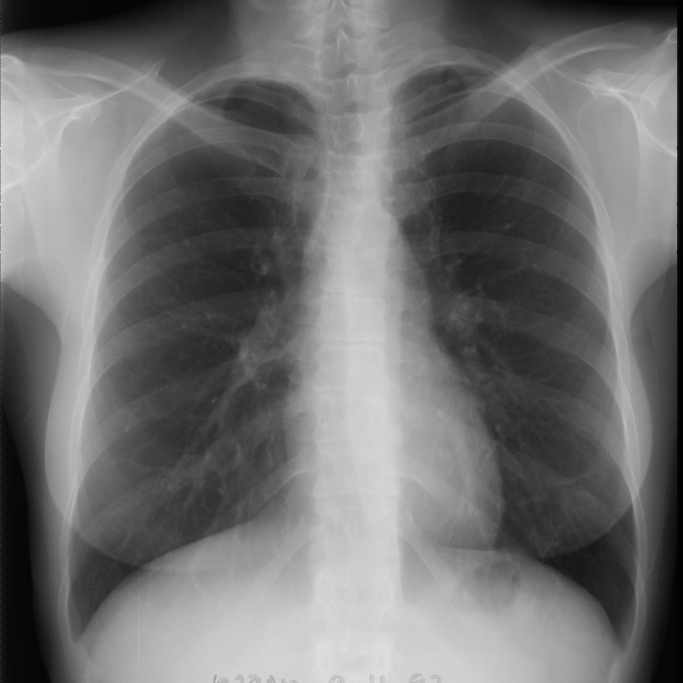
#> input picture images-base/JPCNN001.png, 2048 x 2048 px, found by its file name (shown at 1/3 size)
$ python main.py
#> lines starting #> are read from the running program, lines starting #| are printed output that depends on the picture; after the words box and inside, x2 and y2 are one past the last pixel; in counts of white or black regions, pixels touching at a corner belong together
#> further down, image is the input picture: shape (2048, 2048, 3); min 0, max 255, mean 112.2
### binarization/functions.py
from skimage.morphology import *
import copy
import cv2;

def binarização(img_real):
  img = copy.deepcopy(img_real)

  # ENCONTRANDO SUBÁREAS PARA ANÁLISE
  sub_img1 = img[680:820, 620:760]
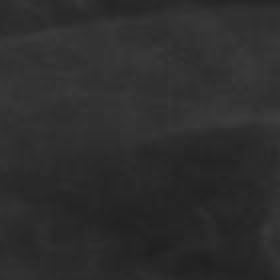
#> sub_img1: shape (140, 140, 3) (shown 2 times larger); min 31, max 60, mean 45.1
  sub_img2 = img[260:400, 760:900]
  sub_img3 = img[540:680, 760:900]
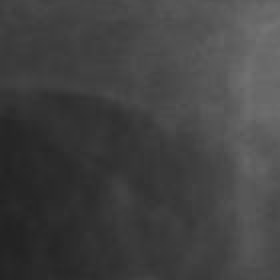
#> sub_img3: shape (140, 140, 3) (shown 2 times larger); min 34, max 115, mean 65.7
  sub_img4 = img[400:540, 900:1040]
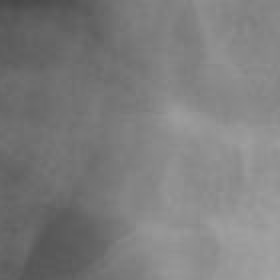
#> sub_img4: shape (140, 140, 3) (shown 2 times larger); min 72, max 163, mean 124.6
  sub_img5 = img[540:680, 1040:1180]
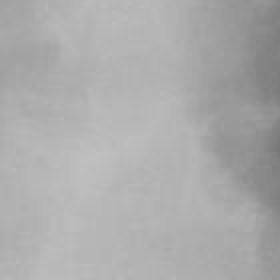
#> sub_img5: shape (140, 140, 3) (shown 2 times larger); min 119, max 191, mean 171
  sub_img6 = img[400:540, 1180:1320]
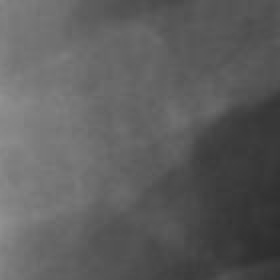
#> sub_img6: shape (140, 140, 3) (shown 2 times larger); min 45, max 145, mean 93.7

  grayScaleAreas = sorted([
    round(sub_img1.mean()),
    round(sub_img2.mean()),
    round(sub_img3.mean()),
    round(sub_img4.mean()),
    round(sub_img5.mean()),
    round(sub_img6.mean())
  ])
#> grayScaleAreas = [45, 66, 66, 94, 125, 171]

  # DELETAR O ÚLTIMO E O PRIMEIRO ELEMENTO DO ARRAY
  del grayScaleAreas[5]
  del grayScaleAreas[0]

  # ENCONTRANDO O LIMIAR DA BINARIZAÇÃO
  limiar_m = round(sum(grayScaleAreas) / 4)
#> limiar_m = 88

  # BINARIZAÇÃO
  th, img = cv2.threshold(img, limiar_m, 255, cv2.THRESH_BINARY_INV)
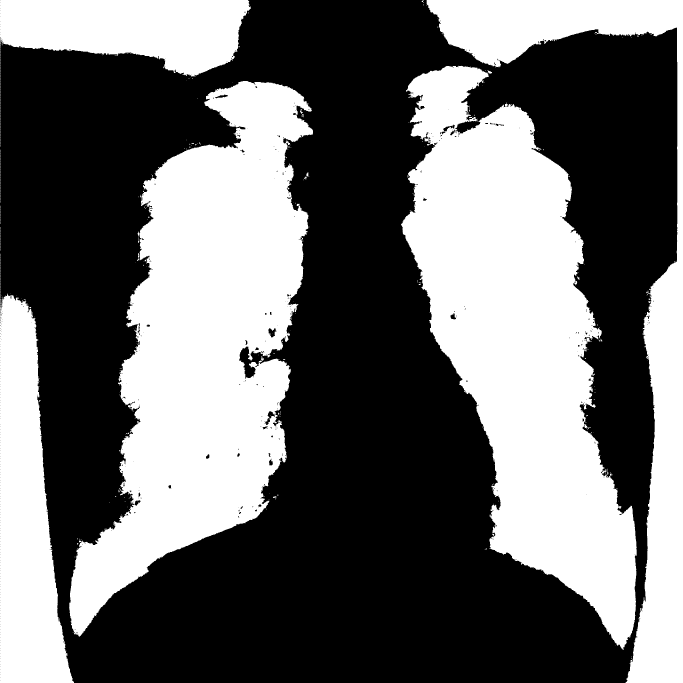
#> img: shape (2048, 2048, 3) (shown at 1/3 size); 41.9% white; 350 white regions (330 under 20 px), largest, box (x1, y1, x2, y2) and area: (1203, 197, 1910, 1950) 614774, (207, 243, 939, 1910) 612060, (1280, 0, 2048, 2048) 239723
#> th = 88

  return img

def preenchimento_imagem(img_inicial):
  img = copy.deepcopy(img_inicial)

  # ETAPA TORNAR 50px DAS BORDAS EM PIXEIS PRETOS
  img[0:50, 0:2048] = (0, 0, 0)
#> img: shape (2048, 2048, 3); 40.1% white; 344 white regions (324 under 20 px), largest, box (x1, y1, x2, y2) and area: (1203, 197, 1910, 1950) 614774, (207, 243, 939, 1910) 612060, (1314, 50, 2048, 2048) 201834
  img[0:2048, 0:50] = (0, 0, 0)
  img[0:2048, 1998:2048] = (0, 0, 0)
#> img: shape (2048, 2048, 3); 36.8% white; 240 white regions (219 under 20 px), largest, box (x1, y1, x2, y2) and area: (1203, 197, 1910, 1950) 614774, (207, 243, 939, 1910) 612060, (50, 893, 222, 2048) 107179
  img[1998:2048, 0:2048] = (0, 0, 0)
#> img: shape (2048, 2048, 3); 36.5% white; 239 white regions (218 under 20 px), largest, box (x1, y1, x2, y2) and area: (1203, 197, 1910, 1950) 614774, (207, 243, 939, 1910) 612060, (50, 893, 206, 1998) 99019

  # PREECHIMENTO DOS PIXELS BRANCOS PARA PIXELS PRETOS
  for i in range(50, 1998):
    for j in range(50, 1998):
      if img[j, i, 0] == 0:
        break
      else:
        img[j, i]=[0,0,0]

    for j in reversed(range(50, 1998)):
      if img[j, i, 0] == 0:
        break
      else:
        img[j, i]=[0,0,0]
#> img: shape (2048, 2048, 3); 29.5% white; 386 white regions (337 under 20 px), largest, box (x1, y1, x2, y2) and area: (1203, 197, 1910, 1950) 614774, (207, 243, 939, 1910) 612060, (1928, 848, 1965, 1261) 7068

  return img

def remocao_de_ruido(img_inicial, img_binarizada_preenchida):
  # REMOÇÃO DE RUÍDO APÓS O PREENCHIMENTO
  ruido = cv2.subtract(img_inicial, img_binarizada_preenchida)
#> ruido: shape (2048, 2048, 3); 12.4% white; 115 white regions (112 under 20 px), largest, box (x1, y1, x2, y2) and area: (1280, 0, 2048, 2048) 231550, (0, 880, 222, 2048) 163251, (0, 0, 752, 230) 123314

  # REALIZAÇÃO DA DILATAÇÃO COM 3 ELEMENTOS ESTRUTURANTES
  ruido = cv2.dilate(ruido, disk(60))
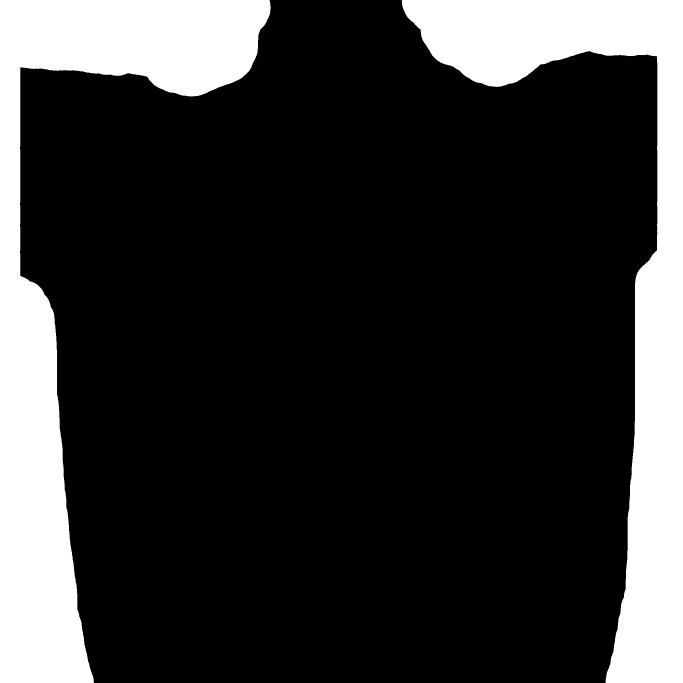
#> ruido: shape (2048, 2048, 3) (shown at 1/3 size); 20.7% white; 2 white regions, box (x1, y1, x2, y2) and area: (0, 0, 812, 2048) 463293, (1205, 0, 2048, 2048) 405837
#> (the run stopped early here; a loop or call above may not have finished)

$ run again, with images-base/JPCNN002.png copied over images-base/JPCNN001.png
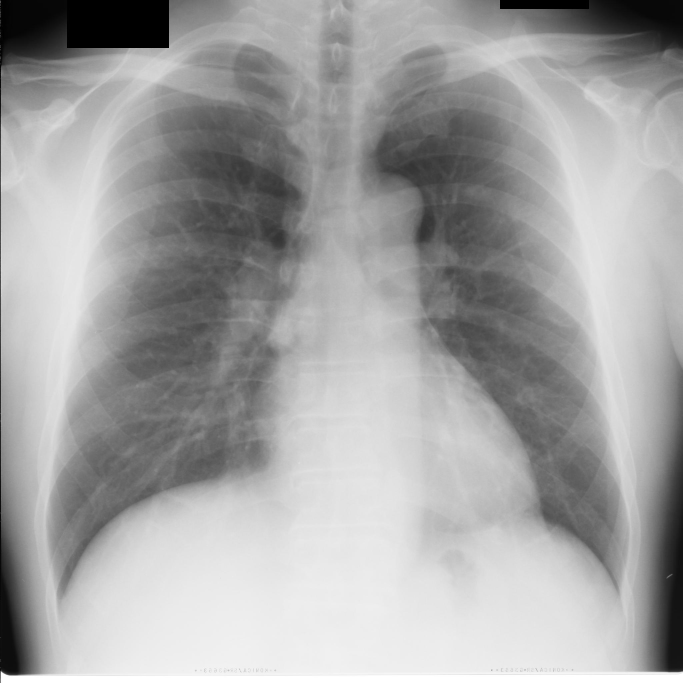
#> input picture images-base/JPCNN002.png, 2048 x 2048 px, found by its file name (shown at 1/3 size)
#> image is the input picture: shape (2048, 2048, 3); min 0, max 255, mean 163.4
#> grayScaleAreas = [72, 79, 86, 126, 146, 154]
#> limiar_m = 109
#> in binarização, `th, img = cv2.threshold(img, limiar_m, 255, cv2.THRESH_BINARY_INV)`:
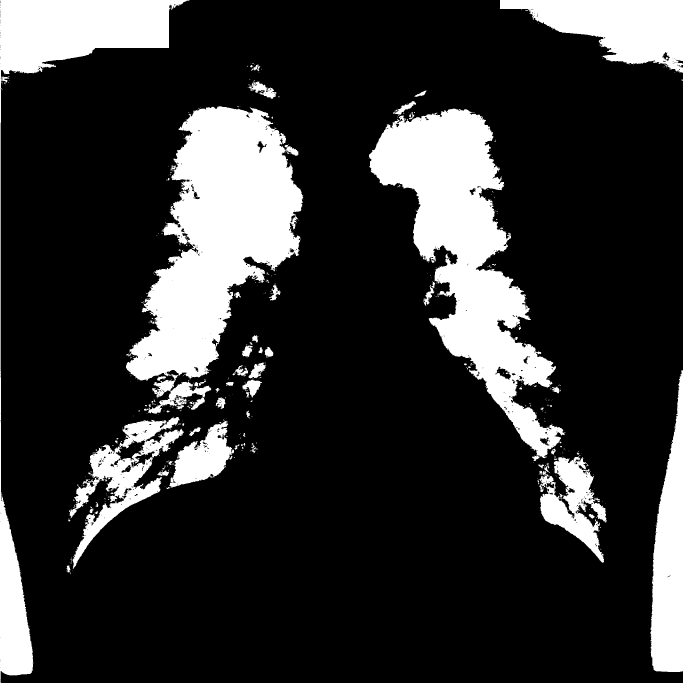
#> img: shape (2048, 2048, 3) (shown at 1/3 size); 19.4% white; 537 white regions (443 under 20 px), largest, box (x1, y1, x2, y2) and area: (378, 319, 910, 1241) 241713, (1107, 326, 1694, 1383) 218821, (0, 0, 568, 2048) 124647
#> in remocao_de_ruido, `ruido = cv2.dilate(ruido, disk(60))`:
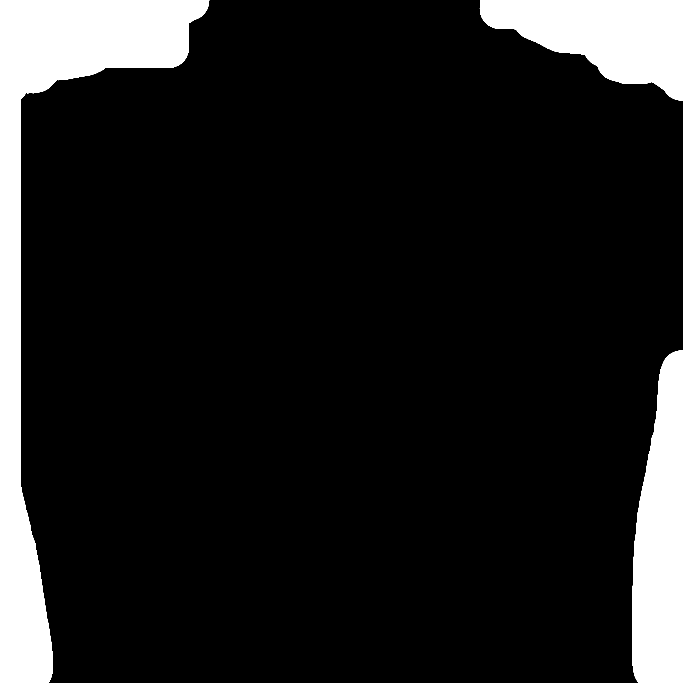
#> ruido: shape (2048, 2048, 3) (shown at 1/3 size); 12.1% white; 3 white regions, box (x1, y1, x2, y2) and area: (0, 0, 628, 2048) 278759, (1898, 1051, 2048, 2048) 118832, (1439, 0, 2048, 302) 110179

$ run again, with images-base/JPCNN003.png copied over images-base/JPCNN001.png
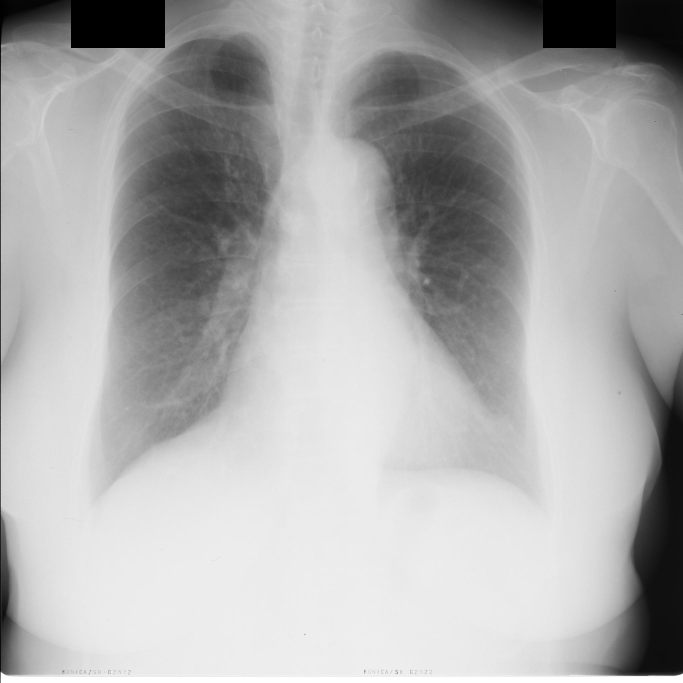
#> input picture images-base/JPCNN003.png, 2048 x 2048 px, found by its file name (shown at 1/3 size)
#> image is the input picture: shape (2048, 2048, 3); min 0, max 255, mean 173.3
#> grayScaleAreas = [76, 106, 156, 158, 174, 202]
#> limiar_m = 148
#> in binarização, `th, img = cv2.threshold(img, limiar_m, 255, cv2.THRESH_BINARY_INV)`:
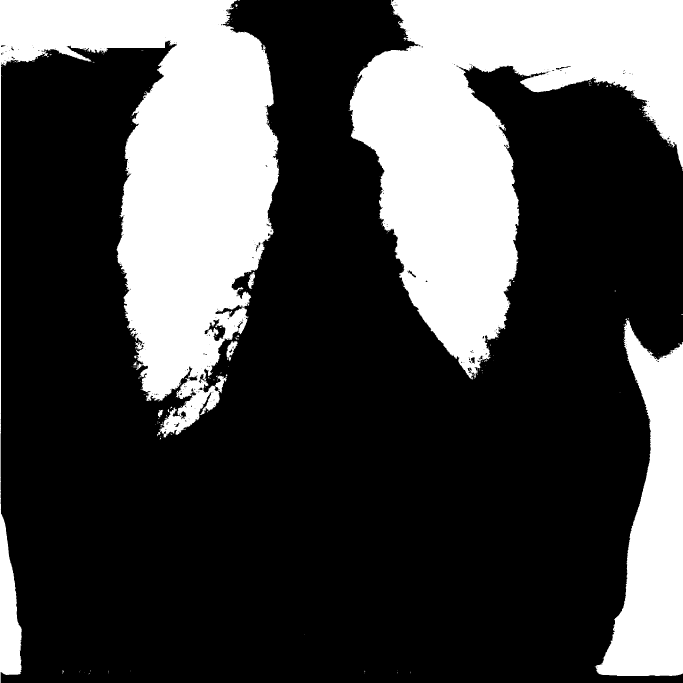
#> img: shape (2048, 2048, 3) (shown at 1/3 size); 28.6% white; 257 white regions (242 under 20 px), largest, box (x1, y1, x2, y2) and area: (1049, 0, 2048, 1139) 522732, (0, 0, 838, 2048) 522654, (1784, 954, 2048, 2028) 151523
#> in remocao_de_ruido, `ruido = cv2.dilate(ruido, disk(60))`:
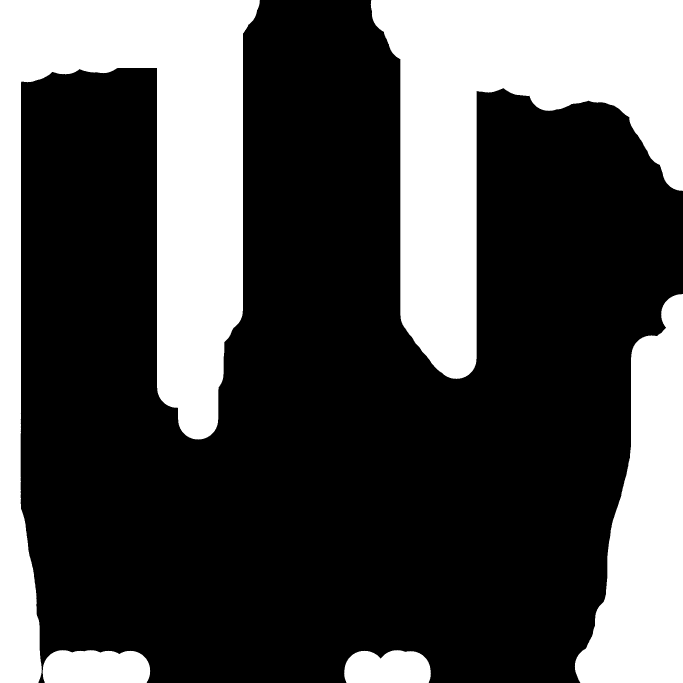
#> ruido: shape (2048, 2048, 3) (shown at 1/3 size); 31% white; 5 white regions, box (x1, y1, x2, y2) and area: (0, 0, 780, 2048) 551912, (1112, 0, 2048, 1137) 475907, (1724, 882, 2048, 2048) 221302, (128, 1950, 451, 2048) 28838, (1032, 1950, 1293, 2048) 22302

$ run again, with images-base/JPCNN004.png copied over images-base/JPCNN001.png
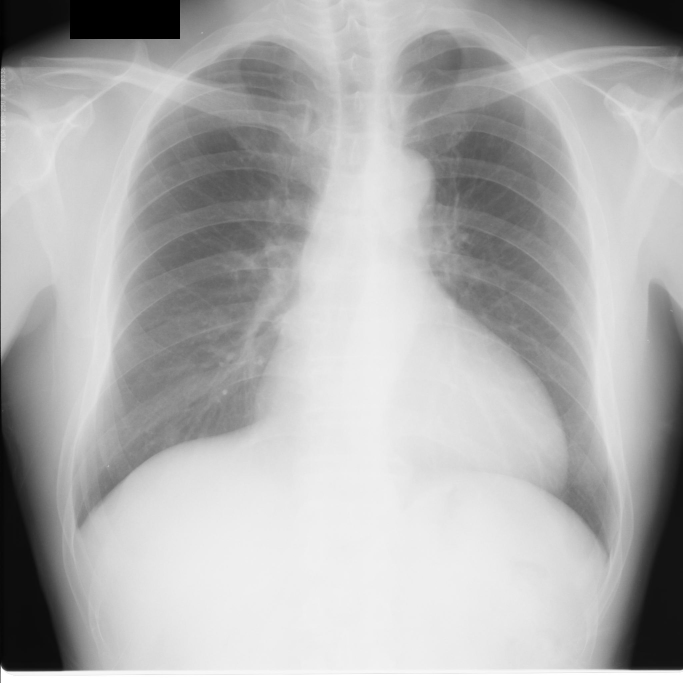
#> input picture images-base/JPCNN004.png, 2048 x 2048 px, found by its file name (shown at 1/3 size)
#> image is the input picture: shape (2048, 2048, 3); min 0, max 255, mean 176.3
#> grayScaleAreas = [113, 128, 139, 171, 187, 226]
#> limiar_m = 156
#> in remocao_de_ruido, `ruido = cv2.dilate(ruido, disk(60))`:
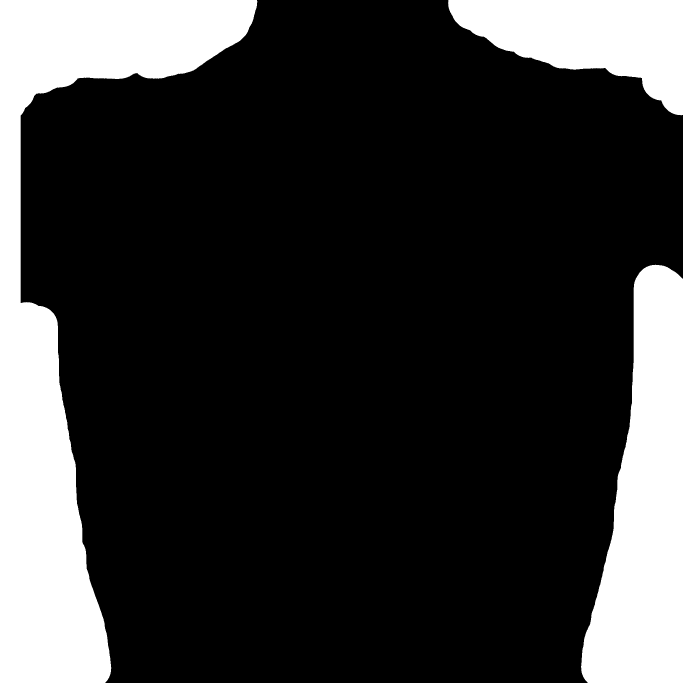
#> ruido: shape (2048, 2048, 3) (shown at 1/3 size); 20.7% white; 3 white regions, box (x1, y1, x2, y2) and area: (0, 0, 772, 2048) 481565, (1743, 794, 2048, 2048) 249749, (1344, 0, 2048, 346) 137445
